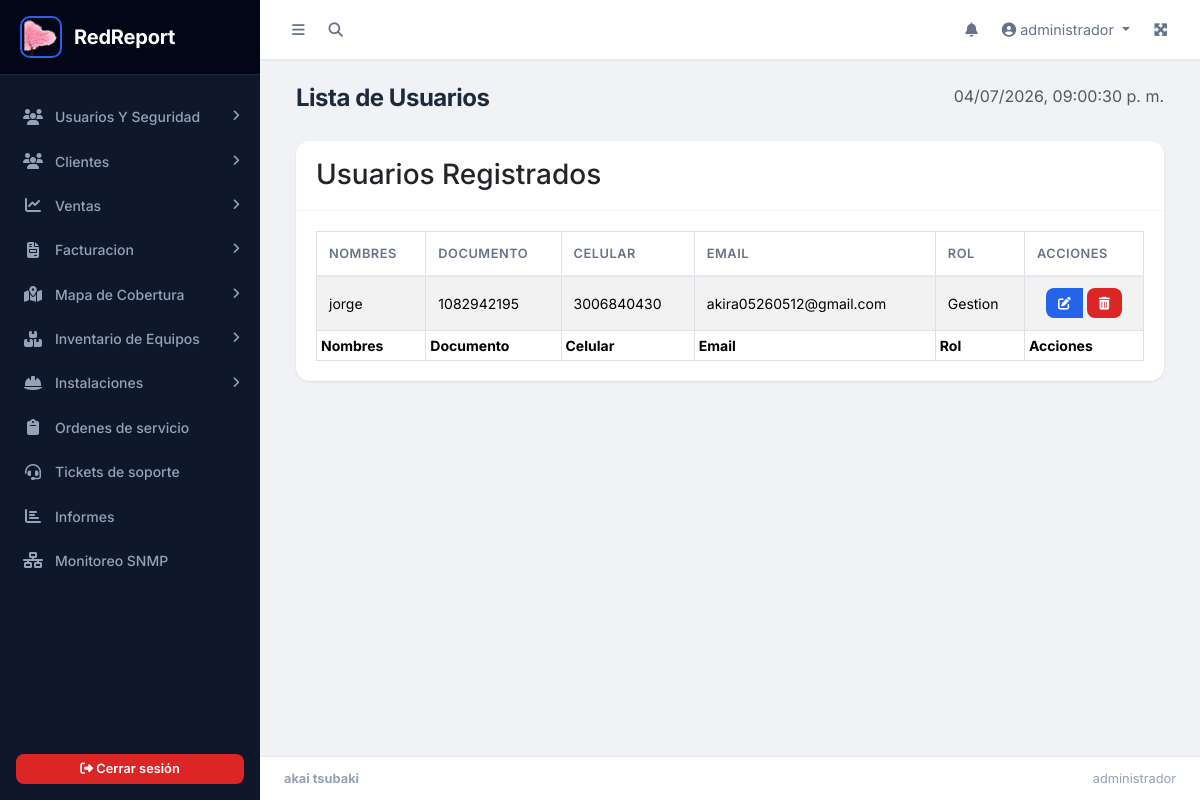
Page /usuarios/lista.php (signed in) on the committed database.
### tables this page shows
CREATE TABLE `tb_usuarios` (
  `id_usuario` int(11) NOT NULL,
  `nombre` varchar(50) NOT NULL,
  `documento` varchar(50) NOT NULL,
  `telefono` varchar(50) NOT NULL,
  `email` varchar(100) NOT NULL,
  `password` varchar(255) NOT NULL,
  `id_rol` int(11) NOT NULL,
  `token_reset` varchar(255) NOT NULL,
  `token_expira` varchar(50) NOT NULL,
  `fh_creasion` datetime NOT NULL DEFAULT current_timestamp(),
  `intentos_fallidos` int(11) NOT NULL DEFAULT 0,
  `bloqueado_hasta` datetime DEFAULT NULL
);

CREATE TABLE `tb_rol` (
  `id_rol` int(11) NOT NULL,
  `nombre_rol` varchar(50) NOT NULL,
  `fh_creasion` datetime NOT NULL DEFAULT current_timestamp()
);

### usuarios/lista_usuarios_controles.php (called while the page is built)
<?php
include('../app/config/conexion.php');
$sql_usuarios = "
SELECT u.*, r.nombre_rol
FROM tb_usuarios u
JOIN tb_rol r ON u.id_rol = r.id_rol
WHERE u.nombre != 'administrador'
";
$query_usuarios = $pdo->prepare($sql_usuarios);
$query_usuarios->execute();
$usuarios_datos = $query_usuarios->fetchAll(PDO::FETCH_ASSOC);

### usuarios/lista.php (the view, shortened to what this page needs)
<?php
include('../sesion.php');
include('../parte1.php');
?>
<div class="content-wrapper">
    <div class="content-header">
        <div class="container-fluid">
            <div class="row mb-2">
                <div class="col-sm-6">
                    <h1 class="m-0">Lista de Usuarios</h1>
                </div>
                <div class="col-sm-6 text-end">
                    <span id="fechaHora" class="text-muted"></span>
                </div>
            </div>
        </div>
    </div>
    <div class="content">
        <div class="container-fluid">
            <div class="col-md-12">
                <div class="card">
                    <div class="card-header">
                        <h3 class="card-title">Usuarios Registrados</h3>
                    </div>
                    <div class="card-body">
                        <table id="example1" class="table table-bordered table-striped table-sm">
                            <thead>
                                <tr>
                                    <th>Nombres</th>
                                    <th>Documento</th>
                                    <th>Celular</th>
                                    <th>Email</th>
                                    <th>Rol</th>
                                    <th>Acciones</th>
                                </tr>
                            </thead>
                            <tbody>
                                <?php
                                include('lista_usuarios_controles.php');
                                foreach ($usuarios_datos as $usuario) {
                                    $id_usuario = $usuario['id_usuario']; ?>
                                    <tr>
                                        <td><?= htmlspecialchars($usuario['nombre']) ?></td>
                                        <td><?= htmlspecialchars($usuario['documento']) ?></td>
                                        <td><?= htmlspecialchars($usuario['telefono']) ?></td>
                                        <td><?= htmlspecialchars($usuario['email']) ?></td>
                                        <td><?= htmlspecialchars($usuario['nombre_rol']) ?></td>
                                        <td>
                                            <center>
                                                <div class="btn-group" role="group" aria-label="Acciones">
                                                    <a href="editar.php?id_usuario=<?php echo $id_usuario; ?>" type="button" class="btn btn-primary btn-sm me-1">
                                                        <i class="fas fa-edit"></i>
                                                    </a>
                                                    <form method="POST" action="eliminar_usuarios_controles.php" class="form-eliminar d-inline">
                                                        <button type="button" class="btn btn-danger btn-sm btn-confirmar-eliminar">
                                                            <i class="fas fa-trash-alt"></i>
                                                        </button>
                                                    </form>
                                                </div>
                                            </center>
                                        </td>
                                    </tr>
                                <?php } ?>
                            </tbody>
                            <tfoot>
                                <tr>
                                   <th>Nombres</th>
                                    <th>Documento</th>
                                    <th>Celular</th>
                                    <th>Email</th>
                                    <th>Rol</th>
                                    <th>Acciones</th>
                                </tr>
                            </tfoot>
                        </table>
                    </div>
                </div>
            </div>
        </div>
    </div>
</div>
<?php include('../parte2.php'); ?>

### public/css/redreport.css (style rules this page uses)
:root { --sidebar-width: 260px; --sidebar-bg: #0f172a; --sidebar-hover: #1e293b; --sidebar-active: #2563eb; --sidebar-text: #94a3b8; --sidebar-text-hover: #f1f5f9; --sidebar-divider: #1e293b; --navbar-height: 60px; --body-bg: #f0f2f5; --card-shadow: 0 1px 3px rgba(0,0,0,0.06), 0 1px 2px rgba(0,0,0,0.04); --card-shadow-hover: 0 10px 40px rgba(0,0,0,0.08); --border-color: #e2e8f0; --text-primary: #1e293b; --text-secondary: #64748b; --text-muted: #94a3b8; --primary: #2563eb; --primary-dark: #1d4ed8; --success: #16a34a; --warning: #f59e0b; --danger: #dc2626; --info: #0891b2; --font-main: 'Inter', -apple-system, BlinkMacSystemFont, sans-serif; --transition: all 0.2s ease; }
* { box-sizing: border-box; }
body { font-family: var(--font-main); background: var(--body-bg); color: var(--text-primary); -webkit-font-smoothing: antialiased; -moz-osx-font-smoothing: grayscale; }
.content-wrapper { flex: 1; display: flex; flex-direction: column; min-width: 0; background: var(--body-bg); }
.content-header { padding: 1.5rem 1.5rem 0; }
.content-header h1 { font-size: 1.5rem; font-weight: 700; color: var(--text-primary); letter-spacing: -0.02em; }
.content { padding: 1.25rem 1.5rem 1.5rem; flex: 1; overflow-x: hidden; }
.card { border-radius: 14px; box-shadow: var(--card-shadow); margin-bottom: 1.25rem; border: none; background: #ffffff; transition: box-shadow 0.2s ease; }
.card-header { display: flex; align-items: center; justify-content: space-between; background: transparent; border-bottom: 1px solid #f1f5f9; font-weight: 600; padding: 1.1rem 1.25rem; font-size: 0.95rem; }
.card-header .card-title { margin-bottom: 0; }
.card-body { padding: 1.25rem; }
.btn { border-radius: 8px; font-weight: 600; font-size: 0.875rem; padding: 0.5rem 1rem; transition: var(--transition); border: none; }
.btn-sm { padding: 0.35rem 0.75rem; font-size: 0.8rem; }
.btn-primary { background: var(--primary); }
.btn-danger { background: var(--danger); }
.table { font-size: 0.875rem; margin-bottom: 0; }
.table > thead { background: #f8fafc; }
.table > thead th { font-weight: 600; font-size: 0.8rem; text-transform: uppercase; letter-spacing: 0.04em; color: var(--text-secondary); padding: 0.75rem 0.75rem; border-bottom: 2px solid var(--border-color); vertical-align: middle; }
.table > tbody td { padding: 0.7rem 0.75rem; vertical-align: middle; border-bottom: 1px solid #f1f5f9; }
.table > tbody tr:last-child td { border-bottom: none; }

### parte1.php (style rules this page uses)
body { font-family: 'Inter', sans-serif; }

### rows in the picture
tb_usuarios: nombre "jorge", documento "1082942195", telefono "3006840430", email "akira05260512@gmail.com", id_rol.nombre_rol "Gestion"

### other values in the picture
APP_NAME "RedReport"
$_SESSION['usuario'] "administrador"
